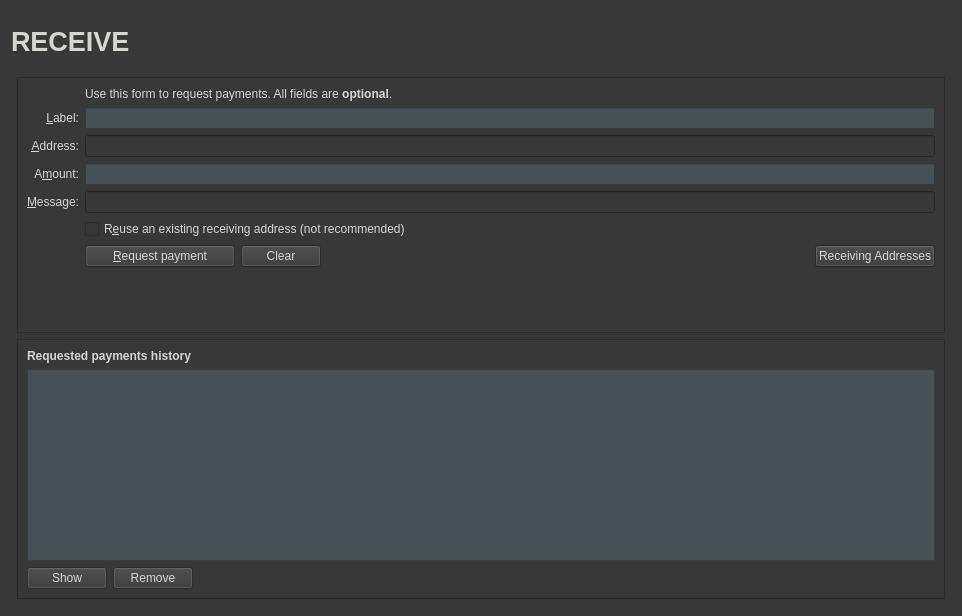
<?xml version="1.0" encoding="UTF-8"?>
<ui version="4.0">
 <class>ReceiveCoinsDialog</class>
 <widget class="QWidget" name="ReceiveCoinsDialog">
  <property name="geometry">
   <rect>
    <x>0</x>
    <y>0</y>
    <width>962</width>
    <height>616</height>
   </rect>
  </property>
  <property name="styleSheet">
   <string notr="true">background-color:rgb(56, 56, 56);
color:rgb(211, 215, 207);</string>
  </property>
  <layout class="QVBoxLayout" name="verticalLayout" stretch="0">
   <item>
    <layout class="QVBoxLayout" name="verticalLayout_Master" stretch="0,1">
     <property name="spacing">
      <number>0</number>
     </property>
     <item>
      <widget class="QFrame" name="frame_Header">
       <layout class="QVBoxLayout" name="verticalLayout_8">
        <property name="leftMargin">
         <number>0</number>
        </property>
        <property name="topMargin">
         <number>0</number>
        </property>
        <property name="rightMargin">
         <number>0</number>
        </property>
        <property name="bottomMargin">
         <number>0</number>
        </property>
        <item>
         <layout class="QHBoxLayout" name="horizontalLayout_Header" stretch="1,0,1">
          <item>
           <widget class="QLabel" name="labelOverviewHeaderLeft">
            <property name="minimumSize">
             <size>
              <width>464</width>
              <height>60</height>
             </size>
            </property>
            <property name="maximumSize">
             <size>
              <width>16777215</width>
              <height>60</height>
             </size>
            </property>
            <property name="font">
             <font>
              <pointsize>20</pointsize>
              <weight>75</weight>
              <bold>true</bold>
             </font>
            </property>
            <property name="text">
             <string>RECEIVE</string>
            </property>
           </widget>
          </item>
          <item>
           <spacer name="horizontalSpacer_3">
            <property name="orientation">
             <enum>Qt::Horizontal</enum>
            </property>
            <property name="sizeHint" stdset="0">
             <size>
              <width>40</width>
              <height>20</height>
             </size>
            </property>
           </spacer>
          </item>
          <item>
           <widget class="QLabel" name="labelOverviewHeaderRight">
            <property name="minimumSize">
             <size>
              <width>464</width>
              <height>60</height>
             </size>
            </property>
            <property name="maximumSize">
             <size>
              <width>16777215</width>
              <height>60</height>
             </size>
            </property>
            <property name="font">
             <font>
              <pointsize>14</pointsize>
             </font>
            </property>
            <property name="text">
             <string/>
            </property>
            <property name="alignment">
             <set>Qt::AlignRight|Qt::AlignTrailing|Qt::AlignVCenter</set>
            </property>
           </widget>
          </item>
         </layout>
        </item>
       </layout>
      </widget>
     </item>
     <item>
      <widget class="QFrame" name="frame_BG">
       <layout class="QVBoxLayout" name="verticalLayout_5">
        <property name="leftMargin">
         <number>6</number>
        </property>
        <property name="topMargin">
         <number>6</number>
        </property>
        <property name="rightMargin">
         <number>6</number>
        </property>
        <property name="bottomMargin">
         <number>6</number>
        </property>
        <item>
         <widget class="QFrame" name="frame2">
          <property name="sizePolicy">
           <sizepolicy hsizetype="Preferred" vsizetype="Expanding">
            <horstretch>0</horstretch>
            <verstretch>0</verstretch>
           </sizepolicy>
          </property>
          <property name="frameShape">
           <enum>QFrame::StyledPanel</enum>
          </property>
          <property name="frameShadow">
           <enum>QFrame::Sunken</enum>
          </property>
          <layout class="QVBoxLayout" name="verticalLayout_3">
           <item>
            <layout class="QGridLayout" name="gridLayout">
             <item row="2" column="2">
              <widget class="QLabel" name="label_5">
               <property name="text">
                <string>Use this form to request payments. All fields are &lt;b&gt;optional&lt;/b&gt;.</string>
               </property>
              </widget>
             </item>
             <item row="4" column="0">
              <widget class="QLabel" name="label_2">
               <property name="toolTip">
                <string>An optional label to associate with the new receiving address.</string>
               </property>
               <property name="text">
                <string>&amp;Label:</string>
               </property>
               <property name="alignment">
                <set>Qt::AlignRight|Qt::AlignTrailing|Qt::AlignVCenter</set>
               </property>
               <property name="buddy">
                <cstring>reqLabel</cstring>
               </property>
              </widget>
             </item>
             <item row="4" column="2">
              <widget class="QLineEdit" name="reqLabel">
               <property name="toolTip">
                <string>An optional label to associate with the new receiving address.</string>
               </property>
               <property name="styleSheet">
                <string notr="true">background-color:rgb(70, 81, 86);
color:rgb(211, 215, 207);</string>
               </property>
              </widget>
             </item>
             <item row="5" column="0">
              <widget class="QLabel" name="label">
               <property name="toolTip">
                <string>Your receiving address. You can copy and use it to receive coins on this wallet. A new one will be generated once it is used.</string>
               </property>
               <property name="text">
                <string>&amp;Address:</string>
               </property>
               <property name="alignment">
                <set>Qt::AlignRight|Qt::AlignTrailing|Qt::AlignVCenter</set>
               </property>
               <property name="buddy">
                <cstring>reqAddress</cstring>
               </property>
              </widget>
             </item>
             <item row="5" column="2">
              <widget class="QLineEdit" name="reqAddress">
               <property name="readOnly">
                <bool>true</bool>
               </property>
               <property name="minimumSize">
                <size>
                 <width>80</width>
                 <height>0</height>
                </size>
               </property>
               <property name="toolTip">
                <string>Your receiving address. You can copy and use it to receive coins on this wallet. A new one will be generated once it is used.</string>
               </property>
              </widget>
             </item>
             <item row="6" column="0">
              <widget class="QLabel" name="label">
               <property name="toolTip">
                <string>An optional amount to request. Leave this empty or zero to not request a specific amount.</string>
               </property>
               <property name="text">
                <string>A&amp;mount:</string>
               </property>
               <property name="alignment">
                <set>Qt::AlignRight|Qt::AlignTrailing|Qt::AlignVCenter</set>
               </property>
               <property name="buddy">
                <cstring>reqAmount</cstring>
               </property>
              </widget>
             </item>
             <item row="6" column="2">
              <widget class="BitcoinAmountField" name="reqAmount">
               <property name="minimumSize">
                <size>
                 <width>80</width>
                 <height>0</height>
                </size>
               </property>
               <property name="toolTip">
                <string>An optional amount to request. Leave this empty or zero to not request a specific amount.</string>
               </property>
               <property name="styleSheet">
                <string notr="true">background-color:rgb(70, 81, 86);
color:rgb(211, 215, 207);</string>
               </property>
              </widget>
             </item>
             <item row="7" column="0">
              <widget class="QLabel" name="label_3">
               <property name="toolTip">
                <string>An optional message to attach to the payment request, which will be displayed when the request is opened. Note: The message will not be sent with the payment over the TWINS network.</string>
               </property>
               <property name="text">
                <string>&amp;Message:</string>
               </property>
               <property name="alignment">
                <set>Qt::AlignRight|Qt::AlignTrailing|Qt::AlignVCenter</set>
               </property>
               <property name="buddy">
                <cstring>reqMessage</cstring>
               </property>
              </widget>
             </item>
             <item row="7" column="2">
              <widget class="QLineEdit" name="reqMessage">
               <property name="toolTip">
                <string>An optional message to attach to the payment request, which will be displayed when the request is opened.&lt;br&gt;Note: The message will not be sent with the payment over the TWINS network.</string>
               </property>
              </widget>
             </item>
             <item row="8" column="0">
              <widget class="QLabel" name="label_4">
               <property name="text">
                <string/>
               </property>
              </widget>
             </item>
             <item row="8" column="2">
              <widget class="QCheckBox" name="reuseAddress">
               <property name="toolTip">
                <string>Reuse one of the previously used receiving addresses.&lt;br&gt;Reusing addresses has security and privacy issues.&lt;br&gt;Do not use this unless re-generating a payment request made before.</string>
               </property>
               <property name="text">
                <string>R&amp;euse an existing receiving address (not recommended)</string>
               </property>
              </widget>
             </item>
             <item row="9" column="0">
              <widget class="QLabel" name="label_7">
               <property name="text">
                <string/>
               </property>
              </widget>
             </item>
             <item row="9" column="2">
              <layout class="QHBoxLayout" name="horizontalLayout">
               <item>
                <widget class="QPushButton" name="receiveButton">
                 <property name="minimumSize">
                  <size>
                   <width>150</width>
                   <height>0</height>
                  </size>
                 </property>
                 <property name="text">
                  <string>&amp;Request payment</string>
                 </property>
                 <property name="icon">
                  <iconset resource="../twins.qrc">
                   <normaloff>:/icons/receiving_addresses</normaloff>:/icons/receiving_addresses</iconset>
                 </property>
                </widget>
               </item>
               <item>
                <widget class="QPushButton" name="clearButton">
                 <property name="sizePolicy">
                  <sizepolicy hsizetype="Minimum" vsizetype="Fixed">
                   <horstretch>0</horstretch>
                   <verstretch>0</verstretch>
                  </sizepolicy>
                 </property>
                 <property name="toolTip">
                  <string>Clear all fields of the form.</string>
                 </property>
                 <property name="text">
                  <string>Clear</string>
                 </property>
                 <property name="icon">
                  <iconset resource="../twins.qrc">
                   <normaloff>:/icons/remove</normaloff>:/icons/remove</iconset>
                 </property>
                 <property name="autoDefault">
                  <bool>false</bool>
                 </property>
                </widget>
               </item>
               <item>
                <spacer name="horizontalSpacer">
                 <property name="orientation">
                  <enum>Qt::Horizontal</enum>
                 </property>
                 <property name="sizeHint" stdset="0">
                  <size>
                   <width>40</width>
                   <height>20</height>
                  </size>
                 </property>
                </spacer>
               </item>
               <item>
                <widget class="QPushButton" name="receivingAddressesButton">
                 <property name="text">
                  <string>Receiving Addresses</string>
                 </property>
                 <property name="icon">
                  <iconset resource="../twins.qrc">
                   <normaloff>:/icons/address-book</normaloff>:/icons/address-book</iconset>
                 </property>
                 <property name="autoDefault">
                  <bool>false</bool>
                 </property>
                </widget>
               </item>
              </layout>
             </item>
             <item row="10" column="2">
              <spacer name="verticalSpacer">
               <property name="orientation">
                <enum>Qt::Vertical</enum>
               </property>
               <property name="sizeHint" stdset="0">
                <size>
                 <width>20</width>
                 <height>40</height>
                </size>
               </property>
              </spacer>
             </item>
            </layout>
           </item>
          </layout>
         </widget>
        </item>
        <item>
         <widget class="QFrame" name="frame">
          <property name="sizePolicy">
           <sizepolicy hsizetype="Preferred" vsizetype="Expanding">
            <horstretch>0</horstretch>
            <verstretch>0</verstretch>
           </sizepolicy>
          </property>
          <property name="frameShape">
           <enum>QFrame::StyledPanel</enum>
          </property>
          <property name="frameShadow">
           <enum>QFrame::Raised</enum>
          </property>
          <layout class="QVBoxLayout" name="verticalLayout_2">
           <item>
            <widget class="QLabel" name="label_6">
             <property name="font">
              <font>
               <weight>75</weight>
               <bold>true</bold>
              </font>
             </property>
             <property name="text">
              <string>Requested payments history</string>
             </property>
            </widget>
           </item>
           <item>
            <widget class="QTableView" name="recentRequestsView">
             <property name="palette">
              <palette>
               <active>
                <colorrole role="WindowText">
                 <brush brushstyle="SolidPattern">
                  <color alpha="255">
                   <red>211</red>
                   <green>215</green>
                   <blue>207</blue>
                  </color>
                 </brush>
                </colorrole>
                <colorrole role="Button">
                 <brush brushstyle="SolidPattern">
                  <color alpha="255">
                   <red>70</red>
                   <green>81</green>
                   <blue>86</blue>
                  </color>
                 </brush>
                </colorrole>
                <colorrole role="Text">
                 <brush brushstyle="SolidPattern">
                  <color alpha="255">
                   <red>211</red>
                   <green>215</green>
                   <blue>207</blue>
                  </color>
                 </brush>
                </colorrole>
                <colorrole role="ButtonText">
                 <brush brushstyle="SolidPattern">
                  <color alpha="255">
                   <red>211</red>
                   <green>215</green>
                   <blue>207</blue>
                  </color>
                 </brush>
                </colorrole>
                <colorrole role="Base">
                 <brush brushstyle="SolidPattern">
                  <color alpha="255">
                   <red>70</red>
                   <green>81</green>
                   <blue>86</blue>
                  </color>
                 </brush>
                </colorrole>
                <colorrole role="Window">
                 <brush brushstyle="SolidPattern">
                  <color alpha="255">
                   <red>70</red>
                   <green>81</green>
                   <blue>86</blue>
                  </color>
                 </brush>
                </colorrole>
               </active>
               <inactive>
                <colorrole role="WindowText">
                 <brush brushstyle="SolidPattern">
                  <color alpha="255">
                   <red>211</red>
                   <green>215</green>
                   <blue>207</blue>
                  </color>
                 </brush>
                </colorrole>
                <colorrole role="Button">
                 <brush brushstyle="SolidPattern">
                  <color alpha="255">
                   <red>70</red>
                   <green>81</green>
                   <blue>86</blue>
                  </color>
                 </brush>
                </colorrole>
                <colorrole role="Text">
                 <brush brushstyle="SolidPattern">
                  <color alpha="255">
                   <red>211</red>
                   <green>215</green>
                   <blue>207</blue>
                  </color>
                 </brush>
                </colorrole>
                <colorrole role="ButtonText">
                 <brush brushstyle="SolidPattern">
                  <color alpha="255">
                   <red>211</red>
                   <green>215</green>
                   <blue>207</blue>
                  </color>
                 </brush>
                </colorrole>
                <colorrole role="Base">
                 <brush brushstyle="SolidPattern">
                  <color alpha="255">
                   <red>70</red>
                   <green>81</green>
                   <blue>86</blue>
                  </color>
                 </brush>
                </colorrole>
                <colorrole role="Window">
                 <brush brushstyle="SolidPattern">
                  <color alpha="255">
                   <red>70</red>
                   <green>81</green>
                   <blue>86</blue>
                  </color>
                 </brush>
                </colorrole>
               </inactive>
               <disabled>
                <colorrole role="WindowText">
                 <brush brushstyle="SolidPattern">
                  <color alpha="255">
                   <red>211</red>
                   <green>215</green>
                   <blue>207</blue>
                  </color>
                 </brush>
                </colorrole>
                <colorrole role="Button">
                 <brush brushstyle="SolidPattern">
                  <color alpha="255">
                   <red>70</red>
                   <green>81</green>
                   <blue>86</blue>
                  </color>
                 </brush>
                </colorrole>
                <colorrole role="Text">
                 <brush brushstyle="SolidPattern">
                  <color alpha="255">
                   <red>211</red>
                   <green>215</green>
                   <blue>207</blue>
                  </color>
                 </brush>
                </colorrole>
                <colorrole role="ButtonText">
                 <brush brushstyle="SolidPattern">
                  <color alpha="255">
                   <red>211</red>
                   <green>215</green>
                   <blue>207</blue>
                  </color>
                 </brush>
                </colorrole>
                <colorrole role="Base">
                 <brush brushstyle="SolidPattern">
                  <color alpha="255">
                   <red>70</red>
                   <green>81</green>
                   <blue>86</blue>
                  </color>
                 </brush>
                </colorrole>
                <colorrole role="Window">
                 <brush brushstyle="SolidPattern">
                  <color alpha="255">
                   <red>70</red>
                   <green>81</green>
                   <blue>86</blue>
                  </color>
                 </brush>
                </colorrole>
               </disabled>
              </palette>
             </property>
             <property name="contextMenuPolicy">
              <enum>Qt::CustomContextMenu</enum>
             </property>
             <property name="styleSheet">
              <string notr="true">background-color:rgb(70, 81, 86);
color:rgb(211, 215, 207);</string>
             </property>
             <property name="tabKeyNavigation">
              <bool>false</bool>
             </property>
             <property name="sortingEnabled">
              <bool>true</bool>
             </property>
            </widget>
           </item>
           <item>
            <layout class="QHBoxLayout" name="horizontalLayout_2">
             <item>
              <widget class="QPushButton" name="showRequestButton">
               <property name="enabled">
                <bool>false</bool>
               </property>
               <property name="toolTip">
                <string>Show the selected request (does the same as double clicking an entry)</string>
               </property>
               <property name="text">
                <string>Show</string>
               </property>
               <property name="icon">
                <iconset resource="../twins.qrc">
                 <normaloff>:/icons/edit</normaloff>:/icons/edit</iconset>
               </property>
               <property name="autoDefault">
                <bool>false</bool>
               </property>
              </widget>
             </item>
             <item>
              <widget class="QPushButton" name="removeRequestButton">
               <property name="enabled">
                <bool>false</bool>
               </property>
               <property name="toolTip">
                <string>Remove the selected entries from the list</string>
               </property>
               <property name="text">
                <string>Remove</string>
               </property>
               <property name="icon">
                <iconset resource="../twins.qrc">
                 <normaloff>:/icons/remove</normaloff>:/icons/remove</iconset>
               </property>
               <property name="autoDefault">
                <bool>false</bool>
               </property>
              </widget>
             </item>
             <item>
              <spacer name="horizontalSpacer_2">
               <property name="orientation">
                <enum>Qt::Horizontal</enum>
               </property>
               <property name="sizeHint" stdset="0">
                <size>
                 <width>40</width>
                 <height>20</height>
                </size>
               </property>
              </spacer>
             </item>
            </layout>
           </item>
          </layout>
         </widget>
        </item>
       </layout>
      </widget>
     </item>
    </layout>
   </item>
  </layout>
 </widget>
 <customwidgets>
  <customwidget>
   <class>BitcoinAmountField</class>
   <extends>QLineEdit</extends>
   <header>bitcoinamountfield.h</header>
   <container>1</container>
  </customwidget>
 </customwidgets>
 <tabstops>
  <tabstop>reqLabel</tabstop>
  <tabstop>reqAddress</tabstop>
  <tabstop>reqAmount</tabstop>
  <tabstop>reqMessage</tabstop>
  <tabstop>reuseAddress</tabstop>
  <tabstop>receiveButton</tabstop>
  <tabstop>clearButton</tabstop>
  <tabstop>recentRequestsView</tabstop>
  <tabstop>showRequestButton</tabstop>
  <tabstop>removeRequestButton</tabstop>
 </tabstops>
 <resources>
  <include location="../twins.qrc"/>
 </resources>
 <connections/>
</ui>
